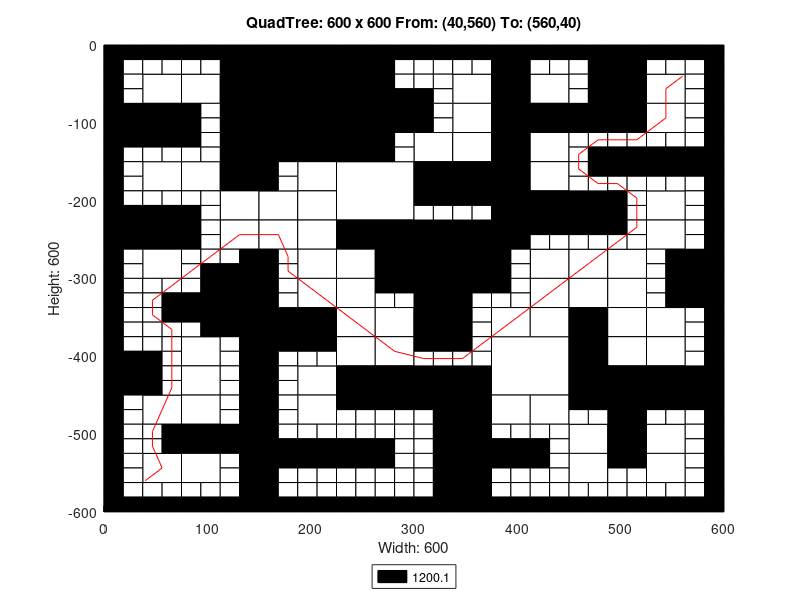

This figure's MATLAB source:
axis([0 600 -600 0]);
title('QuadTree: 600 x 600 From: (40,560) To: (560,40)');
xlabel('Width: 600');
ylabel('Height: 600');
rectangle('Position',[150 -75 75 75], 'FaceColor',[0 0 0]);
rectangle('Position',[150 -150 75 75], 'FaceColor',[0 0 0]);
rectangle('Position',[225 -225 75 75], 'FaceColor',[1 1 1]);
rectangle('Position',[300 -300 75 75], 'FaceColor',[0 0 0]);
rectangle('Position',[375 -450 75 75], 'FaceColor',[1 1 1]);
rectangle('Position',[37.5 -75 37.5 37.5], 'FaceColor',[1 1 1]);
rectangle('Position',[112.5 -37.5 37.5 37.5], 'FaceColor',[0 0 0]);
rectangle('Position',[75 -75 37.5 37.5], 'FaceColor',[1 1 1]);
rectangle('Position',[112.5 -75 37.5 37.5], 'FaceColor',[0 0 0]);
rectangle('Position',[0 -112.5 37.5 37.5], 'FaceColor',[0 0 0]);
rectangle('Position',[37.5 -112.5 37.5 37.5], 'FaceColor',[0 0 0]);
rectangle('Position',[112.5 -112.5 37.5 37.5], 'FaceColor',[0 0 0]);
rectangle('Position',[112.5 -150 37.5 37.5], 'FaceColor',[0 0 0]);
rectangle('Position',[225 -37.5 37.5 37.5], 'FaceColor',[0 0 0]);
rectangle('Position',[225 -75 37.5 37.5], 'FaceColor',[0 0 0]);
rectangle('Position',[225 -112.5 37.5 37.5], 'FaceColor',[0 0 0]);
rectangle('Position',[262.5 -112.5 37.5 37.5], 'FaceColor',[0 0 0]);
rectangle('Position',[225 -150 37.5 37.5], 'FaceColor',[0 0 0]);
rectangle('Position',[37.5 -187.5 37.5 37.5], 'FaceColor',[1 1 1]);
rectangle('Position',[75 -187.5 37.5 37.5], 'FaceColor',[1 1 1]);
rectangle('Position',[112.5 -187.5 37.5 37.5], 'FaceColor',[0 0 0]);
rectangle('Position',[112.5 -225 37.5 37.5], 'FaceColor',[1 1 1]);
rectangle('Position',[0 -262.5 37.5 37.5], 'FaceColor',[0 0 0]);
rectangle('Position',[37.5 -262.5 37.5 37.5], 'FaceColor',[0 0 0]);
rectangle('Position',[37.5 -300 37.5 37.5], 'FaceColor',[1 1 1]);
rectangle('Position',[112.5 -262.5 37.5 37.5], 'FaceColor',[1 1 1]);
rectangle('Position',[187.5 -187.5 37.5 37.5], 'FaceColor',[1 1 1]);
rectangle('Position',[150 -225 37.5 37.5], 'FaceColor',[1 1 1]);
rectangle('Position',[187.5 -225 37.5 37.5], 'FaceColor',[1 1 1]);
rectangle('Position',[150 -262.5 37.5 37.5], 'FaceColor',[1 1 1]);
rectangle('Position',[187.5 -262.5 37.5 37.5], 'FaceColor',[1 1 1]);
rectangle('Position',[187.5 -300 37.5 37.5], 'FaceColor',[1 1 1]);
rectangle('Position',[225 -262.5 37.5 37.5], 'FaceColor',[0 0 0]);
rectangle('Position',[262.5 -262.5 37.5 37.5], 'FaceColor',[0 0 0]);
rectangle('Position',[225 -300 37.5 37.5], 'FaceColor',[1 1 1]);
rectangle('Position',[262.5 -300 37.5 37.5], 'FaceColor',[0 0 0]);
rectangle('Position',[337.5 -75 37.5 37.5], 'FaceColor',[1 1 1]);
rectangle('Position',[375 -37.5 37.5 37.5], 'FaceColor',[0 0 0]);
rectangle('Position',[375 -75 37.5 37.5], 'FaceColor',[0 0 0]);
rectangle('Position',[412.5 -75 37.5 37.5], 'FaceColor',[1 1 1]);
rectangle('Position',[337.5 -112.5 37.5 37.5], 'FaceColor',[1 1 1]);
rectangle('Position',[300 -150 37.5 37.5], 'FaceColor',[1 1 1]);
rectangle('Position',[337.5 -150 37.5 37.5], 'FaceColor',[1 1 1]);
rectangle('Position',[375 -112.5 37.5 37.5], 'FaceColor',[0 0 0]);
rectangle('Position',[412.5 -112.5 37.5 37.5], 'FaceColor',[0 0 0]);
rectangle('Position',[375 -150 37.5 37.5], 'FaceColor',[0 0 0]);
rectangle('Position',[412.5 -150 37.5 37.5], 'FaceColor',[1 1 1]);
rectangle('Position',[487.5 -37.5 37.5 37.5], 'FaceColor',[0 0 0]);
rectangle('Position',[487.5 -75 37.5 37.5], 'FaceColor',[0 0 0]);
rectangle('Position',[525 -75 37.5 37.5], 'FaceColor',[1 1 1]);
rectangle('Position',[450 -112.5 37.5 37.5], 'FaceColor',[0 0 0]);
rectangle('Position',[487.5 -112.5 37.5 37.5], 'FaceColor',[0 0 0]);
rectangle('Position',[525 -112.5 37.5 37.5], 'FaceColor',[1 1 1]);
rectangle('Position',[300 -187.5 37.5 37.5], 'FaceColor',[0 0 0]);
rectangle('Position',[337.5 -187.5 37.5 37.5], 'FaceColor',[0 0 0]);
rectangle('Position',[375 -187.5 37.5 37.5], 'FaceColor',[0 0 0]);
rectangle('Position',[412.5 -187.5 37.5 37.5], 'FaceColor',[1 1 1]);
rectangle('Position',[375 -225 37.5 37.5], 'FaceColor',[0 0 0]);
rectangle('Position',[412.5 -225 37.5 37.5], 'FaceColor',[0 0 0]);
rectangle('Position',[375 -262.5 37.5 37.5], 'FaceColor',[0 0 0]);
rectangle('Position',[412.5 -300 37.5 37.5], 'FaceColor',[1 1 1]);
rectangle('Position',[450 -225 37.5 37.5], 'FaceColor',[0 0 0]);
rectangle('Position',[525 -225 37.5 37.5], 'FaceColor',[1 1 1]);
rectangle('Position',[450 -300 37.5 37.5], 'FaceColor',[1 1 1]);
rectangle('Position',[487.5 -300 37.5 37.5], 'FaceColor',[1 1 1]);
rectangle('Position',[525 -262.5 37.5 37.5], 'FaceColor',[1 1 1]);
rectangle('Position',[562.5 -300 37.5 37.5], 'FaceColor',[0 0 0]);
rectangle('Position',[112.5 -337.5 37.5 37.5], 'FaceColor',[0 0 0]);
rectangle('Position',[112.5 -375 37.5 37.5], 'FaceColor',[0 0 0]);
rectangle('Position',[0 -450 37.5 37.5], 'FaceColor',[0 0 0]);
rectangle('Position',[75 -412.5 37.5 37.5], 'FaceColor',[1 1 1]);
rectangle('Position',[75 -450 37.5 37.5], 'FaceColor',[1 1 1]);
rectangle('Position',[187.5 -337.5 37.5 37.5], 'FaceColor',[1 1 1]);
rectangle('Position',[150 -375 37.5 37.5], 'FaceColor',[0 0 0]);
rectangle('Position',[187.5 -375 37.5 37.5], 'FaceColor',[0 0 0]);
rectangle('Position',[225 -337.5 37.5 37.5], 'FaceColor',[1 1 1]);
rectangle('Position',[225 -375 37.5 37.5], 'FaceColor',[1 1 1]);
rectangle('Position',[262.5 -375 37.5 37.5], 'FaceColor',[1 1 1]);
rectangle('Position',[187.5 -450 37.5 37.5], 'FaceColor',[1 1 1]);
rectangle('Position',[225 -412.5 37.5 37.5], 'FaceColor',[1 1 1]);
rectangle('Position',[262.5 -412.5 37.5 37.5], 'FaceColor',[1 1 1]);
rectangle('Position',[225 -450 37.5 37.5], 'FaceColor',[0 0 0]);
rectangle('Position',[262.5 -450 37.5 37.5], 'FaceColor',[0 0 0]);
rectangle('Position',[37.5 -487.5 37.5 37.5], 'FaceColor',[1 1 1]);
rectangle('Position',[75 -487.5 37.5 37.5], 'FaceColor',[1 1 1]);
rectangle('Position',[75 -525 37.5 37.5], 'FaceColor',[0 0 0]);
rectangle('Position',[112.5 -525 37.5 37.5], 'FaceColor',[0 0 0]);
rectangle('Position',[37.5 -562.5 37.5 37.5], 'FaceColor',[1 1 1]);
rectangle('Position',[75 -562.5 37.5 37.5], 'FaceColor',[1 1 1]);
rectangle('Position',[187.5 -487.5 37.5 37.5], 'FaceColor',[1 1 1]);
rectangle('Position',[300 -337.5 37.5 37.5], 'FaceColor',[0 0 0]);
rectangle('Position',[300 -375 37.5 37.5], 'FaceColor',[0 0 0]);
rectangle('Position',[412.5 -337.5 37.5 37.5], 'FaceColor',[1 1 1]);
rectangle('Position',[375 -375 37.5 37.5], 'FaceColor',[1 1 1]);
rectangle('Position',[412.5 -375 37.5 37.5], 'FaceColor',[1 1 1]);
rectangle('Position',[300 -450 37.5 37.5], 'FaceColor',[0 0 0]);
rectangle('Position',[337.5 -450 37.5 37.5], 'FaceColor',[0 0 0]);
rectangle('Position',[450 -337.5 37.5 37.5], 'FaceColor',[1 1 1]);
rectangle('Position',[487.5 -337.5 37.5 37.5], 'FaceColor',[1 1 1]);
rectangle('Position',[450 -375 37.5 37.5], 'FaceColor',[0 0 0]);
rectangle('Position',[487.5 -375 37.5 37.5], 'FaceColor',[1 1 1]);
rectangle('Position',[562.5 -337.5 37.5 37.5], 'FaceColor',[0 0 0]);
rectangle('Position',[525 -375 37.5 37.5], 'FaceColor',[1 1 1]);
rectangle('Position',[450 -412.5 37.5 37.5], 'FaceColor',[0 0 0]);
rectangle('Position',[487.5 -412.5 37.5 37.5], 'FaceColor',[1 1 1]);
rectangle('Position',[450 -450 37.5 37.5], 'FaceColor',[0 0 0]);
rectangle('Position',[487.5 -450 37.5 37.5], 'FaceColor',[0 0 0]);
rectangle('Position',[525 -412.5 37.5 37.5], 'FaceColor',[1 1 1]);
rectangle('Position',[525 -450 37.5 37.5], 'FaceColor',[0 0 0]);
rectangle('Position',[562.5 -450 37.5 37.5], 'FaceColor',[0 0 0]);
rectangle('Position',[337.5 -487.5 37.5 37.5], 'FaceColor',[0 0 0]);
rectangle('Position',[337.5 -525 37.5 37.5], 'FaceColor',[0 0 0]);
rectangle('Position',[375 -487.5 37.5 37.5], 'FaceColor',[1 1 1]);
rectangle('Position',[412.5 -487.5 37.5 37.5], 'FaceColor',[1 1 1]);
rectangle('Position',[337.5 -562.5 37.5 37.5], 'FaceColor',[0 0 0]);
rectangle('Position',[337.5 -600 37.5 37.5], 'FaceColor',[0 0 0]);
rectangle('Position',[487.5 -487.5 37.5 37.5], 'FaceColor',[0 0 0]);
rectangle('Position',[450 -525 37.5 37.5], 'FaceColor',[1 1 1]);
rectangle('Position',[487.5 -525 37.5 37.5], 'FaceColor',[0 0 0]);
rectangle('Position',[525 -525 37.5 37.5], 'FaceColor',[1 1 1]);
rectangle('Position',[450 -562.5 37.5 37.5], 'FaceColor',[1 1 1]);
rectangle('Position',[525 -562.5 37.5 37.5], 'FaceColor',[1 1 1]);
rectangle('Position',[0 -18.75 18.75 18.75], 'FaceColor',[0 0 0]);
rectangle('Position',[18.75 -18.75 18.75 18.75], 'FaceColor',[0 0 0]);
rectangle('Position',[0 -37.5 18.75 18.75], 'FaceColor',[0 0 0]);
rectangle('Position',[18.75 -37.5 18.75 18.75], 'FaceColor',[1 1 1]);
rectangle('Position',[37.5 -18.75 18.75 18.75], 'FaceColor',[0 0 0]);
rectangle('Position',[56.25 -18.75 18.75 18.75], 'FaceColor',[0 0 0]);
rectangle('Position',[37.5 -37.5 18.75 18.75], 'FaceColor',[1 1 1]);
rectangle('Position',[56.25 -37.5 18.75 18.75], 'FaceColor',[1 1 1]);
rectangle('Position',[0 -56.25 18.75 18.75], 'FaceColor',[0 0 0]);
rectangle('Position',[18.75 -56.25 18.75 18.75], 'FaceColor',[1 1 1]);
rectangle('Position',[0 -75 18.75 18.75], 'FaceColor',[0 0 0]);
rectangle('Position',[18.75 -75 18.75 18.75], 'FaceColor',[1 1 1]);
rectangle('Position',[75 -18.75 18.75 18.75], 'FaceColor',[0 0 0]);
rectangle('Position',[93.75 -18.75 18.75 18.75], 'FaceColor',[0 0 0]);
rectangle('Position',[75 -37.5 18.75 18.75], 'FaceColor',[1 1 1]);
rectangle('Position',[93.75 -37.5 18.75 18.75], 'FaceColor',[1 1 1]);
rectangle('Position',[0 -131.25 18.75 18.75], 'FaceColor',[0 0 0]);
rectangle('Position',[18.75 -131.25 18.75 18.75], 'FaceColor',[0 0 0]);
rectangle('Position',[0 -150 18.75 18.75], 'FaceColor',[0 0 0]);
rectangle('Position',[18.75 -150 18.75 18.75], 'FaceColor',[1 1 1]);
rectangle('Position',[37.5 -131.25 18.75 18.75], 'FaceColor',[0 0 0]);
rectangle('Position',[56.25 -131.25 18.75 18.75], 'FaceColor',[0 0 0]);
rectangle('Position',[37.5 -150 18.75 18.75], 'FaceColor',[1 1 1]);
rectangle('Position',[56.25 -150 18.75 18.75], 'FaceColor',[1 1 1]);
rectangle('Position',[75 -93.75 18.75 18.75], 'FaceColor',[0 0 0]);
rectangle('Position',[93.75 -93.75 18.75 18.75], 'FaceColor',[1 1 1]);
rectangle('Position',[75 -112.5 18.75 18.75], 'FaceColor',[0 0 0]);
rectangle('Position',[93.75 -112.5 18.75 18.75], 'FaceColor',[1 1 1]);
rectangle('Position',[75 -131.25 18.75 18.75], 'FaceColor',[0 0 0]);
rectangle('Position',[93.75 -131.25 18.75 18.75], 'FaceColor',[1 1 1]);
rectangle('Position',[75 -150 18.75 18.75], 'FaceColor',[1 1 1]);
rectangle('Position',[93.75 -150 18.75 18.75], 'FaceColor',[1 1 1]);
rectangle('Position',[262.5 -18.75 18.75 18.75], 'FaceColor',[0 0 0]);
rectangle('Position',[281.25 -18.75 18.75 18.75], 'FaceColor',[0 0 0]);
rectangle('Position',[262.5 -37.5 18.75 18.75], 'FaceColor',[0 0 0]);
rectangle('Position',[281.25 -37.5 18.75 18.75], 'FaceColor',[1 1 1]);
rectangle('Position',[262.5 -56.25 18.75 18.75], 'FaceColor',[0 0 0]);
rectangle('Position',[281.25 -56.25 18.75 18.75], 'FaceColor',[1 1 1]);
rectangle('Position',[262.5 -75 18.75 18.75], 'FaceColor',[0 0 0]);
rectangle('Position',[281.25 -75 18.75 18.75], 'FaceColor',[0 0 0]);
rectangle('Position',[262.5 -131.25 18.75 18.75], 'FaceColor',[0 0 0]);
rectangle('Position',[281.25 -131.25 18.75 18.75], 'FaceColor',[1 1 1]);
rectangle('Position',[262.5 -150 18.75 18.75], 'FaceColor',[0 0 0]);
rectangle('Position',[281.25 -150 18.75 18.75], 'FaceColor',[1 1 1]);
rectangle('Position',[0 -168.75 18.75 18.75], 'FaceColor',[0 0 0]);
rectangle('Position',[18.75 -168.75 18.75 18.75], 'FaceColor',[1 1 1]);
rectangle('Position',[0 -187.5 18.75 18.75], 'FaceColor',[0 0 0]);
rectangle('Position',[18.75 -187.5 18.75 18.75], 'FaceColor',[1 1 1]);
rectangle('Position',[0 -206.25 18.75 18.75], 'FaceColor',[0 0 0]);
rectangle('Position',[18.75 -206.25 18.75 18.75], 'FaceColor',[1 1 1]);
rectangle('Position',[0 -225 18.75 18.75], 'FaceColor',[0 0 0]);
rectangle('Position',[18.75 -225 18.75 18.75], 'FaceColor',[0 0 0]);
rectangle('Position',[37.5 -206.25 18.75 18.75], 'FaceColor',[1 1 1]);
rectangle('Position',[56.25 -206.25 18.75 18.75], 'FaceColor',[1 1 1]);
rectangle('Position',[37.5 -225 18.75 18.75], 'FaceColor',[0 0 0]);
rectangle('Position',[56.25 -225 18.75 18.75], 'FaceColor',[0 0 0]);
rectangle('Position',[75 -206.25 18.75 18.75], 'FaceColor',[1 1 1]);
rectangle('Position',[93.75 -206.25 18.75 18.75], 'FaceColor',[1 1 1]);
rectangle('Position',[75 -225 18.75 18.75], 'FaceColor',[0 0 0]);
rectangle('Position',[93.75 -225 18.75 18.75], 'FaceColor',[1 1 1]);
rectangle('Position',[0 -281.25 18.75 18.75], 'FaceColor',[0 0 0]);
rectangle('Position',[18.75 -281.25 18.75 18.75], 'FaceColor',[1 1 1]);
rectangle('Position',[0 -300 18.75 18.75], 'FaceColor',[0 0 0]);
rectangle('Position',[18.75 -300 18.75 18.75], 'FaceColor',[1 1 1]);
rectangle('Position',[75 -243.75 18.75 18.75], 'FaceColor',[0 0 0]);
rectangle('Position',[93.75 -243.75 18.75 18.75], 'FaceColor',[1 1 1]);
rectangle('Position',[75 -262.5 18.75 18.75], 'FaceColor',[0 0 0]);
rectangle('Position',[93.75 -262.5 18.75 18.75], 'FaceColor',[1 1 1]);
rectangle('Position',[75 -281.25 18.75 18.75], 'FaceColor',[1 1 1]);
rectangle('Position',[93.75 -281.25 18.75 18.75], 'FaceColor',[1 1 1]);
rectangle('Position',[75 -300 18.75 18.75], 'FaceColor',[1 1 1]);
rectangle('Position',[93.75 -300 18.75 18.75], 'FaceColor',[0 0 0]);
rectangle('Position',[112.5 -281.25 18.75 18.75], 'FaceColor',[1 1 1]);
rectangle('Position',[131.25 -281.25 18.75 18.75], 'FaceColor',[0 0 0]);
rectangle('Position',[112.5 -300 18.75 18.75], 'FaceColor',[0 0 0]);
rectangle('Position',[131.25 -300 18.75 18.75], 'FaceColor',[0 0 0]);
rectangle('Position',[150 -168.75 18.75 18.75], 'FaceColor',[0 0 0]);
rectangle('Position',[168.75 -168.75 18.75 18.75], 'FaceColor',[1 1 1]);
rectangle('Position',[150 -187.5 18.75 18.75], 'FaceColor',[0 0 0]);
rectangle('Position',[168.75 -187.5 18.75 18.75], 'FaceColor',[1 1 1]);
rectangle('Position',[150 -281.25 18.75 18.75], 'FaceColor',[0 0 0]);
rectangle('Position',[168.75 -281.25 18.75 18.75], 'FaceColor',[1 1 1]);
rectangle('Position',[150 -300 18.75 18.75], 'FaceColor',[0 0 0]);
rectangle('Position',[168.75 -300 18.75 18.75], 'FaceColor',[1 1 1]);
rectangle('Position',[300 -18.75 18.75 18.75], 'FaceColor',[0 0 0]);
rectangle('Position',[318.75 -18.75 18.75 18.75], 'FaceColor',[0 0 0]);
rectangle('Position',[300 -37.5 18.75 18.75], 'FaceColor',[1 1 1]);
rectangle('Position',[318.75 -37.5 18.75 18.75], 'FaceColor',[1 1 1]);
rectangle('Position',[337.5 -18.75 18.75 18.75], 'FaceColor',[0 0 0]);
rectangle('Position',[356.25 -18.75 18.75 18.75], 'FaceColor',[0 0 0]);
rectangle('Position',[337.5 -37.5 18.75 18.75], 'FaceColor',[1 1 1]);
rectangle('Position',[356.25 -37.5 18.75 18.75], 'FaceColor',[1 1 1]);
rectangle('Position',[300 -56.25 18.75 18.75], 'FaceColor',[1 1 1]);
rectangle('Position',[318.75 -56.25 18.75 18.75], 'FaceColor',[1 1 1]);
rectangle('Position',[300 -75 18.75 18.75], 'FaceColor',[0 0 0]);
rectangle('Position',[318.75 -75 18.75 18.75], 'FaceColor',[1 1 1]);
rectangle('Position',[412.5 -18.75 18.75 18.75], 'FaceColor',[0 0 0]);
rectangle('Position',[431.25 -18.75 18.75 18.75], 'FaceColor',[0 0 0]);
rectangle('Position',[412.5 -37.5 18.75 18.75], 'FaceColor',[1 1 1]);
rectangle('Position',[431.25 -37.5 18.75 18.75], 'FaceColor',[1 1 1]);
rectangle('Position',[300 -93.75 18.75 18.75], 'FaceColor',[0 0 0]);
rectangle('Position',[318.75 -93.75 18.75 18.75], 'FaceColor',[1 1 1]);
rectangle('Position',[300 -112.5 18.75 18.75], 'FaceColor',[0 0 0]);
rectangle('Position',[318.75 -112.5 18.75 18.75], 'FaceColor',[1 1 1]);
rectangle('Position',[450 -18.75 18.75 18.75], 'FaceColor',[0 0 0]);
rectangle('Position',[468.75 -18.75 18.75 18.75], 'FaceColor',[0 0 0]);
rectangle('Position',[450 -37.5 18.75 18.75], 'FaceColor',[1 1 1]);
rectangle('Position',[468.75 -37.5 18.75 18.75], 'FaceColor',[0 0 0]);
rectangle('Position',[450 -56.25 18.75 18.75], 'FaceColor',[1 1 1]);
rectangle('Position',[468.75 -56.25 18.75 18.75], 'FaceColor',[0 0 0]);
rectangle('Position',[450 -75 18.75 18.75], 'FaceColor',[1 1 1]);
rectangle('Position',[468.75 -75 18.75 18.75], 'FaceColor',[0 0 0]);
rectangle('Position',[525 -18.75 18.75 18.75], 'FaceColor',[0 0 0]);
rectangle('Position',[543.75 -18.75 18.75 18.75], 'FaceColor',[0 0 0]);
rectangle('Position',[525 -37.5 18.75 18.75], 'FaceColor',[1 1 1]);
rectangle('Position',[543.75 -37.5 18.75 18.75], 'FaceColor',[1 1 1]);
rectangle('Position',[562.5 -18.75 18.75 18.75], 'FaceColor',[0 0 0]);
rectangle('Position',[581.25 -18.75 18.75 18.75], 'FaceColor',[0 0 0]);
rectangle('Position',[562.5 -37.5 18.75 18.75], 'FaceColor',[1 1 1]);
rectangle('Position',[581.25 -37.5 18.75 18.75], 'FaceColor',[0 0 0]);
rectangle('Position',[562.5 -56.25 18.75 18.75], 'FaceColor',[1 1 1]);
rectangle('Position',[581.25 -56.25 18.75 18.75], 'FaceColor',[0 0 0]);
rectangle('Position',[562.5 -75 18.75 18.75], 'FaceColor',[1 1 1]);
rectangle('Position',[581.25 -75 18.75 18.75], 'FaceColor',[0 0 0]);
rectangle('Position',[450 -131.25 18.75 18.75], 'FaceColor',[1 1 1]);
rectangle('Position',[468.75 -131.25 18.75 18.75], 'FaceColor',[1 1 1]);
rectangle('Position',[450 -150 18.75 18.75], 'FaceColor',[1 1 1]);
rectangle('Position',[468.75 -150 18.75 18.75], 'FaceColor',[0 0 0]);
rectangle('Position',[487.5 -131.25 18.75 18.75], 'FaceColor',[1 1 1]);
rectangle('Position',[506.25 -131.25 18.75 18.75], 'FaceColor',[1 1 1]);
rectangle('Position',[487.5 -150 18.75 18.75], 'FaceColor',[0 0 0]);
rectangle('Position',[506.25 -150 18.75 18.75], 'FaceColor',[0 0 0]);
rectangle('Position',[562.5 -93.75 18.75 18.75], 'FaceColor',[1 1 1]);
rectangle('Position',[581.25 -93.75 18.75 18.75], 'FaceColor',[0 0 0]);
rectangle('Position',[562.5 -112.5 18.75 18.75], 'FaceColor',[1 1 1]);
rectangle('Position',[581.25 -112.5 18.75 18.75], 'FaceColor',[0 0 0]);
rectangle('Position',[525 -131.25 18.75 18.75], 'FaceColor',[1 1 1]);
rectangle('Position',[543.75 -131.25 18.75 18.75], 'FaceColor',[1 1 1]);
rectangle('Position',[525 -150 18.75 18.75], 'FaceColor',[0 0 0]);
rectangle('Position',[543.75 -150 18.75 18.75], 'FaceColor',[0 0 0]);
rectangle('Position',[562.5 -131.25 18.75 18.75], 'FaceColor',[1 1 1]);
rectangle('Position',[581.25 -131.25 18.75 18.75], 'FaceColor',[0 0 0]);
rectangle('Position',[562.5 -150 18.75 18.75], 'FaceColor',[0 0 0]);
rectangle('Position',[581.25 -150 18.75 18.75], 'FaceColor',[0 0 0]);
rectangle('Position',[300 -206.25 18.75 18.75], 'FaceColor',[0 0 0]);
rectangle('Position',[318.75 -206.25 18.75 18.75], 'FaceColor',[0 0 0]);
rectangle('Position',[300 -225 18.75 18.75], 'FaceColor',[1 1 1]);
rectangle('Position',[318.75 -225 18.75 18.75], 'FaceColor',[1 1 1]);
rectangle('Position',[337.5 -206.25 18.75 18.75], 'FaceColor',[0 0 0]);
rectangle('Position',[356.25 -206.25 18.75 18.75], 'FaceColor',[0 0 0]);
rectangle('Position',[337.5 -225 18.75 18.75], 'FaceColor',[1 1 1]);
rectangle('Position',[356.25 -225 18.75 18.75], 'FaceColor',[1 1 1]);
rectangle('Position',[412.5 -243.75 18.75 18.75], 'FaceColor',[0 0 0]);
rectangle('Position',[431.25 -243.75 18.75 18.75], 'FaceColor',[0 0 0]);
rectangle('Position',[412.5 -262.5 18.75 18.75], 'FaceColor',[1 1 1]);
rectangle('Position',[431.25 -262.5 18.75 18.75], 'FaceColor',[1 1 1]);
rectangle('Position',[375 -281.25 18.75 18.75], 'FaceColor',[0 0 0]);
rectangle('Position',[393.75 -281.25 18.75 18.75], 'FaceColor',[1 1 1]);
rectangle('Position',[375 -300 18.75 18.75], 'FaceColor',[0 0 0]);
rectangle('Position',[393.75 -300 18.75 18.75], 'FaceColor',[1 1 1]);
rectangle('Position',[450 -168.75 18.75 18.75], 'FaceColor',[1 1 1]);
rectangle('Position',[468.75 -168.75 18.75 18.75], 'FaceColor',[0 0 0]);
rectangle('Position',[450 -187.5 18.75 18.75], 'FaceColor',[1 1 1]);
rectangle('Position',[468.75 -187.5 18.75 18.75], 'FaceColor',[1 1 1]);
rectangle('Position',[487.5 -168.75 18.75 18.75], 'FaceColor',[0 0 0]);
rectangle('Position',[506.25 -168.75 18.75 18.75], 'FaceColor',[0 0 0]);
rectangle('Position',[487.5 -187.5 18.75 18.75], 'FaceColor',[1 1 1]);
rectangle('Position',[506.25 -187.5 18.75 18.75], 'FaceColor',[1 1 1]);
rectangle('Position',[487.5 -206.25 18.75 18.75], 'FaceColor',[0 0 0]);
rectangle('Position',[506.25 -206.25 18.75 18.75], 'FaceColor',[1 1 1]);
rectangle('Position',[487.5 -225 18.75 18.75], 'FaceColor',[0 0 0]);
rectangle('Position',[506.25 -225 18.75 18.75], 'FaceColor',[1 1 1]);
rectangle('Position',[525 -168.75 18.75 18.75], 'FaceColor',[0 0 0]);
rectangle('Position',[543.75 -168.75 18.75 18.75], 'FaceColor',[0 0 0]);
rectangle('Position',[525 -187.5 18.75 18.75], 'FaceColor',[1 1 1]);
rectangle('Position',[543.75 -187.5 18.75 18.75], 'FaceColor',[1 1 1]);
rectangle('Position',[562.5 -168.75 18.75 18.75], 'FaceColor',[0 0 0]);
rectangle('Position',[581.25 -168.75 18.75 18.75], 'FaceColor',[0 0 0]);
rectangle('Position',[562.5 -187.5 18.75 18.75], 'FaceColor',[1 1 1]);
rectangle('Position',[581.25 -187.5 18.75 18.75], 'FaceColor',[0 0 0]);
rectangle('Position',[562.5 -206.25 18.75 18.75], 'FaceColor',[1 1 1]);
rectangle('Position',[581.25 -206.25 18.75 18.75], 'FaceColor',[0 0 0]);
rectangle('Position',[562.5 -225 18.75 18.75], 'FaceColor',[1 1 1]);
rectangle('Position',[581.25 -225 18.75 18.75], 'FaceColor',[0 0 0]);
rectangle('Position',[450 -243.75 18.75 18.75], 'FaceColor',[0 0 0]);
rectangle('Position',[468.75 -243.75 18.75 18.75], 'FaceColor',[0 0 0]);
rectangle('Position',[450 -262.5 18.75 18.75], 'FaceColor',[1 1 1]);
rectangle('Position',[468.75 -262.5 18.75 18.75], 'FaceColor',[1 1 1]);
rectangle('Position',[487.5 -243.75 18.75 18.75], 'FaceColor',[0 0 0]);
rectangle('Position',[506.25 -243.75 18.75 18.75], 'FaceColor',[1 1 1]);
rectangle('Position',[487.5 -262.5 18.75 18.75], 'FaceColor',[1 1 1]);
rectangle('Position',[506.25 -262.5 18.75 18.75], 'FaceColor',[1 1 1]);
rectangle('Position',[562.5 -243.75 18.75 18.75], 'FaceColor',[1 1 1]);
rectangle('Position',[581.25 -243.75 18.75 18.75], 'FaceColor',[0 0 0]);
rectangle('Position',[562.5 -262.5 18.75 18.75], 'FaceColor',[1 1 1]);
rectangle('Position',[581.25 -262.5 18.75 18.75], 'FaceColor',[0 0 0]);
rectangle('Position',[525 -281.25 18.75 18.75], 'FaceColor',[1 1 1]);
rectangle('Position',[543.75 -281.25 18.75 18.75], 'FaceColor',[0 0 0]);
rectangle('Position',[525 -300 18.75 18.75], 'FaceColor',[1 1 1]);
rectangle('Position',[543.75 -300 18.75 18.75], 'FaceColor',[0 0 0]);
rectangle('Position',[0 -318.75 18.75 18.75], 'FaceColor',[0 0 0]);
rectangle('Position',[18.75 -318.75 18.75 18.75], 'FaceColor',[1 1 1]);
rectangle('Position',[0 -337.5 18.75 18.75], 'FaceColor',[0 0 0]);
rectangle('Position',[18.75 -337.5 18.75 18.75], 'FaceColor',[1 1 1]);
rectangle('Position',[37.5 -318.75 18.75 18.75], 'FaceColor',[1 1 1]);
rectangle('Position',[56.25 -318.75 18.75 18.75], 'FaceColor',[1 1 1]);
rectangle('Position',[37.5 -337.5 18.75 18.75], 'FaceColor',[1 1 1]);
rectangle('Position',[56.25 -337.5 18.75 18.75], 'FaceColor',[0 0 0]);
rectangle('Position',[0 -356.25 18.75 18.75], 'FaceColor',[0 0 0]);
rectangle('Position',[18.75 -356.25 18.75 18.75], 'FaceColor',[1 1 1]);
rectangle('Position',[0 -375 18.75 18.75], 'FaceColor',[0 0 0]);
rectangle('Position',[18.75 -375 18.75 18.75], 'FaceColor',[1 1 1]);
rectangle('Position',[37.5 -356.25 18.75 18.75], 'FaceColor',[1 1 1]);
rectangle('Position',[56.25 -356.25 18.75 18.75], 'FaceColor',[0 0 0]);
rectangle('Position',[37.5 -375 18.75 18.75], 'FaceColor',[1 1 1]);
rectangle('Position',[56.25 -375 18.75 18.75], 'FaceColor',[1 1 1]);
rectangle('Position',[75 -318.75 18.75 18.75], 'FaceColor',[1 1 1]);
rectangle('Position',[93.75 -318.75 18.75 18.75], 'FaceColor',[0 0 0]);
rectangle('Position',[75 -337.5 18.75 18.75], 'FaceColor',[0 0 0]);
rectangle('Position',[93.75 -337.5 18.75 18.75], 'FaceColor',[0 0 0]);
rectangle('Position',[75 -356.25 18.75 18.75], 'FaceColor',[0 0 0]);
rectangle('Position',[93.75 -356.25 18.75 18.75], 'FaceColor',[0 0 0]);
rectangle('Position',[75 -375 18.75 18.75], 'FaceColor',[1 1 1]);
rectangle('Position',[93.75 -375 18.75 18.75], 'FaceColor',[0 0 0]);
rectangle('Position',[0 -393.75 18.75 18.75], 'FaceColor',[0 0 0]);
rectangle('Position',[18.75 -393.75 18.75 18.75], 'FaceColor',[1 1 1]);
rectangle('Position',[0 -412.5 18.75 18.75], 'FaceColor',[0 0 0]);
rectangle('Position',[18.75 -412.5 18.75 18.75], 'FaceColor',[0 0 0]);
rectangle('Position',[37.5 -393.75 18.75 18.75], 'FaceColor',[1 1 1]);
rectangle('Position',[56.25 -393.75 18.75 18.75], 'FaceColor',[1 1 1]);
rectangle('Position',[37.5 -412.5 18.75 18.75], 'FaceColor',[0 0 0]);
rectangle('Position',[56.25 -412.5 18.75 18.75], 'FaceColor',[1 1 1]);
rectangle('Position',[37.5 -431.25 18.75 18.75], 'FaceColor',[0 0 0]);
rectangle('Position',[56.25 -431.25 18.75 18.75], 'FaceColor',[1 1 1]);
rectangle('Position',[37.5 -450 18.75 18.75], 'FaceColor',[0 0 0]);
rectangle('Position',[56.25 -450 18.75 18.75], 'FaceColor',[1 1 1]);
rectangle('Position',[112.5 -393.75 18.75 18.75], 'FaceColor',[1 1 1]);
rectangle('Position',[131.25 -393.75 18.75 18.75], 'FaceColor',[0 0 0]);
rectangle('Position',[112.5 -412.5 18.75 18.75], 'FaceColor',[1 1 1]);
rectangle('Position',[131.25 -412.5 18.75 18.75], 'FaceColor',[0 0 0]);
rectangle('Position',[112.5 -431.25 18.75 18.75], 'FaceColor',[1 1 1]);
rectangle('Position',[131.25 -431.25 18.75 18.75], 'FaceColor',[0 0 0]);
rectangle('Position',[112.5 -450 18.75 18.75], 'FaceColor',[1 1 1]);
rectangle('Position',[131.25 -450 18.75 18.75], 'FaceColor',[0 0 0]);
rectangle('Position',[150 -318.75 18.75 18.75], 'FaceColor',[0 0 0]);
rectangle('Position',[168.75 -318.75 18.75 18.75], 'FaceColor',[1 1 1]);
rectangle('Position',[150 -337.5 18.75 18.75], 'FaceColor',[0 0 0]);
rectangle('Position',[168.75 -337.5 18.75 18.75], 'FaceColor',[1 1 1]);
rectangle('Position',[262.5 -318.75 18.75 18.75], 'FaceColor',[0 0 0]);
rectangle('Position',[281.25 -318.75 18.75 18.75], 'FaceColor',[0 0 0]);
rectangle('Position',[262.5 -337.5 18.75 18.75], 'FaceColor',[1 1 1]);
rectangle('Position',[281.25 -337.5 18.75 18.75], 'FaceColor',[1 1 1]);
rectangle('Position',[150 -393.75 18.75 18.75], 'FaceColor',[0 0 0]);
rectangle('Position',[168.75 -393.75 18.75 18.75], 'FaceColor',[0 0 0]);
rectangle('Position',[150 -412.5 18.75 18.75], 'FaceColor',[0 0 0]);
rectangle('Position',[168.75 -412.5 18.75 18.75], 'FaceColor',[1 1 1]);
rectangle('Position',[187.5 -393.75 18.75 18.75], 'FaceColor',[0 0 0]);
rectangle('Position',[206.25 -393.75 18.75 18.75], 'FaceColor',[0 0 0]);
rectangle('Position',[187.5 -412.5 18.75 18.75], 'FaceColor',[1 1 1]);
rectangle('Position',[206.25 -412.5 18.75 18.75], 'FaceColor',[1 1 1]);
rectangle('Position',[150 -431.25 18.75 18.75], 'FaceColor',[0 0 0]);
rectangle('Position',[168.75 -431.25 18.75 18.75], 'FaceColor',[1 1 1]);
rectangle('Position',[150 -450 18.75 18.75], 'FaceColor',[0 0 0]);
rectangle('Position',[168.75 -450 18.75 18.75], 'FaceColor',[1 1 1]);
rectangle('Position',[0 -468.75 18.75 18.75], 'FaceColor',[0 0 0]);
rectangle('Position',[18.75 -468.75 18.75 18.75], 'FaceColor',[1 1 1]);
rectangle('Position',[0 -487.5 18.75 18.75], 'FaceColor',[0 0 0]);
rectangle('Position',[18.75 -487.5 18.75 18.75], 'FaceColor',[1 1 1]);
rectangle('Position',[0 -506.25 18.75 18.75], 'FaceColor',[0 0 0]);
rectangle('Position',[18.75 -506.25 18.75 18.75], 'FaceColor',[1 1 1]);
rectangle('Position',[0 -525 18.75 18.75], 'FaceColor',[0 0 0]);
rectangle('Position',[18.75 -525 18.75 18.75], 'FaceColor',[1 1 1]);
rectangle('Position',[37.5 -506.25 18.75 18.75], 'FaceColor',[1 1 1]);
rectangle('Position',[56.25 -506.25 18.75 18.75], 'FaceColor',[0 0 0]);
rectangle('Position',[37.5 -525 18.75 18.75], 'FaceColor',[1 1 1]);
rectangle('Position',[56.25 -525 18.75 18.75], 'FaceColor',[0 0 0]);
rectangle('Position',[112.5 -468.75 18.75 18.75], 'FaceColor',[1 1 1]);
rectangle('Position',[131.25 -468.75 18.75 18.75], 'FaceColor',[0 0 0]);
rectangle('Position',[112.5 -487.5 18.75 18.75], 'FaceColor',[1 1 1]);
rectangle('Position',[131.25 -487.5 18.75 18.75], 'FaceColor',[0 0 0]);
rectangle('Position',[0 -543.75 18.75 18.75], 'FaceColor',[0 0 0]);
rectangle('Position',[18.75 -543.75 18.75 18.75], 'FaceColor',[1 1 1]);
rectangle('Position',[0 -562.5 18.75 18.75], 'FaceColor',[0 0 0]);
rectangle('Position',[18.75 -562.5 18.75 18.75], 'FaceColor',[1 1 1]);
rectangle('Position',[0 -581.25 18.75 18.75], 'FaceColor',[0 0 0]);
rectangle('Position',[18.75 -581.25 18.75 18.75], 'FaceColor',[1 1 1]);
rectangle('Position',[0 -600 18.75 18.75], 'FaceColor',[0 0 0]);
rectangle('Position',[18.75 -600 18.75 18.75], 'FaceColor',[0 0 0]);
rectangle('Position',[37.5 -581.25 18.75 18.75], 'FaceColor',[1 1 1]);
rectangle('Position',[56.25 -581.25 18.75 18.75], 'FaceColor',[1 1 1]);
rectangle('Position',[37.5 -600 18.75 18.75], 'FaceColor',[0 0 0]);
rectangle('Position',[56.25 -600 18.75 18.75], 'FaceColor',[0 0 0]);
rectangle('Position',[112.5 -543.75 18.75 18.75], 'FaceColor',[1 1 1]);
rectangle('Position',[131.25 -543.75 18.75 18.75], 'FaceColor',[0 0 0]);
rectangle('Position',[112.5 -562.5 18.75 18.75], 'FaceColor',[1 1 1]);
rectangle('Position',[131.25 -562.5 18.75 18.75], 'FaceColor',[0 0 0]);
rectangle('Position',[75 -581.25 18.75 18.75], 'FaceColor',[1 1 1]);
rectangle('Position',[93.75 -581.25 18.75 18.75], 'FaceColor',[1 1 1]);
rectangle('Position',[75 -600 18.75 18.75], 'FaceColor',[0 0 0]);
rectangle('Position',[93.75 -600 18.75 18.75], 'FaceColor',[0 0 0]);
rectangle('Position',[112.5 -581.25 18.75 18.75], 'FaceColor',[1 1 1]);
rectangle('Position',[131.25 -581.25 18.75 18.75], 'FaceColor',[0 0 0]);
rectangle('Position',[112.5 -600 18.75 18.75], 'FaceColor',[0 0 0]);
rectangle('Position',[131.25 -600 18.75 18.75], 'FaceColor',[0 0 0]);
rectangle('Position',[150 -468.75 18.75 18.75], 'FaceColor',[0 0 0]);
rectangle('Position',[168.75 -468.75 18.75 18.75], 'FaceColor',[1 1 1]);
rectangle('Position',[150 -487.5 18.75 18.75], 'FaceColor',[0 0 0]);
rectangle('Position',[168.75 -487.5 18.75 18.75], 'FaceColor',[1 1 1]);
rectangle('Position',[150 -506.25 18.75 18.75], 'FaceColor',[0 0 0]);
rectangle('Position',[168.75 -506.25 18.75 18.75], 'FaceColor',[1 1 1]);
rectangle('Position',[150 -525 18.75 18.75], 'FaceColor',[0 0 0]);
rectangle('Position',[168.75 -525 18.75 18.75], 'FaceColor',[0 0 0]);
rectangle('Position',[187.5 -506.25 18.75 18.75], 'FaceColor',[1 1 1]);
rectangle('Position',[206.25 -506.25 18.75 18.75], 'FaceColor',[1 1 1]);
rectangle('Position',[187.5 -525 18.75 18.75], 'FaceColor',[0 0 0]);
rectangle('Position',[206.25 -525 18.75 18.75], 'FaceColor',[0 0 0]);
rectangle('Position',[225 -468.75 18.75 18.75], 'FaceColor',[0 0 0]);
rectangle('Position',[243.75 -468.75 18.75 18.75], 'FaceColor',[0 0 0]);
rectangle('Position',[225 -487.5 18.75 18.75], 'FaceColor',[1 1 1]);
rectangle('Position',[243.75 -487.5 18.75 18.75], 'FaceColor',[1 1 1]);
rectangle('Position',[262.5 -468.75 18.75 18.75], 'FaceColor',[0 0 0]);
rectangle('Position',[281.25 -468.75 18.75 18.75], 'FaceColor',[0 0 0]);
rectangle('Position',[262.5 -487.5 18.75 18.75], 'FaceColor',[1 1 1]);
rectangle('Position',[281.25 -487.5 18.75 18.75], 'FaceColor',[1 1 1]);
rectangle('Position',[225 -506.25 18.75 18.75], 'FaceColor',[1 1 1]);
rectangle('Position',[243.75 -506.25 18.75 18.75], 'FaceColor',[1 1 1]);
rectangle('Position',[225 -525 18.75 18.75], 'FaceColor',[0 0 0]);
rectangle('Position',[243.75 -525 18.75 18.75], 'FaceColor',[0 0 0]);
rectangle('Position',[262.5 -506.25 18.75 18.75], 'FaceColor',[1 1 1]);
rectangle('Position',[281.25 -506.25 18.75 18.75], 'FaceColor',[1 1 1]);
rectangle('Position',[262.5 -525 18.75 18.75], 'FaceColor',[0 0 0]);
rectangle('Position',[281.25 -525 18.75 18.75], 'FaceColor',[1 1 1]);
rectangle('Position',[150 -543.75 18.75 18.75], 'FaceColor',[0 0 0]);
rectangle('Position',[168.75 -543.75 18.75 18.75], 'FaceColor',[0 0 0]);
rectangle('Position',[150 -562.5 18.75 18.75], 'FaceColor',[0 0 0]);
rectangle('Position',[168.75 -562.5 18.75 18.75], 'FaceColor',[1 1 1]);
rectangle('Position',[187.5 -543.75 18.75 18.75], 'FaceColor',[0 0 0]);
rectangle('Position',[206.25 -543.75 18.75 18.75], 'FaceColor',[0 0 0]);
rectangle('Position',[187.5 -562.5 18.75 18.75], 'FaceColor',[1 1 1]);
rectangle('Position',[206.25 -562.5 18.75 18.75], 'FaceColor',[1 1 1]);
rectangle('Position',[150 -581.25 18.75 18.75], 'FaceColor',[0 0 0]);
rectangle('Position',[168.75 -581.25 18.75 18.75], 'FaceColor',[1 1 1]);
rectangle('Position',[150 -600 18.75 18.75], 'FaceColor',[0 0 0]);
rectangle('Position',[168.75 -600 18.75 18.75], 'FaceColor',[0 0 0]);
rectangle('Position',[187.5 -581.25 18.75 18.75], 'FaceColor',[1 1 1]);
rectangle('Position',[206.25 -581.25 18.75 18.75], 'FaceColor',[1 1 1]);
rectangle('Position',[187.5 -600 18.75 18.75], 'FaceColor',[0 0 0]);
rectangle('Position',[206.25 -600 18.75 18.75], 'FaceColor',[0 0 0]);
rectangle('Position',[225 -543.75 18.75 18.75], 'FaceColor',[0 0 0]);
rectangle('Position',[243.75 -543.75 18.75 18.75], 'FaceColor',[0 0 0]);
rectangle('Position',[225 -562.5 18.75 18.75], 'FaceColor',[1 1 1]);
rectangle('Position',[243.75 -562.5 18.75 18.75], 'FaceColor',[1 1 1]);
rectangle('Position',[262.5 -543.75 18.75 18.75], 'FaceColor',[0 0 0]);
rectangle('Position',[281.25 -543.75 18.75 18.75], 'FaceColor',[1 1 1]);
rectangle('Position',[262.5 -562.5 18.75 18.75], 'FaceColor',[1 1 1]);
rectangle('Position',[281.25 -562.5 18.75 18.75], 'FaceColor',[1 1 1]);
rectangle('Position',[225 -581.25 18.75 18.75], 'FaceColor',[1 1 1]);
rectangle('Position',[243.75 -581.25 18.75 18.75], 'FaceColor',[1 1 1]);
rectangle('Position',[225 -600 18.75 18.75], 'FaceColor',[0 0 0]);
rectangle('Position',[243.75 -600 18.75 18.75], 'FaceColor',[0 0 0]);
rectangle('Position',[262.5 -581.25 18.75 18.75], 'FaceColor',[1 1 1]);
rectangle('Position',[281.25 -581.25 18.75 18.75], 'FaceColor',[1 1 1]);
rectangle('Position',[262.5 -600 18.75 18.75], 'FaceColor',[0 0 0]);
rectangle('Position',[281.25 -600 18.75 18.75], 'FaceColor',[0 0 0]);
rectangle('Position',[337.5 -318.75 18.75 18.75], 'FaceColor',[0 0 0]);
rectangle('Position',[356.25 -318.75 18.75 18.75], 'FaceColor',[0 0 0]);
rectangle('Position',[337.5 -337.5 18.75 18.75], 'FaceColor',[0 0 0]);
rectangle('Position',[356.25 -337.5 18.75 18.75], 'FaceColor',[1 1 1]);
rectangle('Position',[337.5 -356.25 18.75 18.75], 'FaceColor',[0 0 0]);
rectangle('Position',[356.25 -356.25 18.75 18.75], 'FaceColor',[1 1 1]);
rectangle('Position',[337.5 -375 18.75 18.75], 'FaceColor',[0 0 0]);
rectangle('Position',[356.25 -375 18.75 18.75], 'FaceColor',[1 1 1]);
rectangle('Position',[375 -318.75 18.75 18.75], 'FaceColor',[0 0 0]);
rectangle('Position',[393.75 -318.75 18.75 18.75], 'FaceColor',[1 1 1]);
rectangle('Position',[375 -337.5 18.75 18.75], 'FaceColor',[1 1 1]);
rectangle('Position',[393.75 -337.5 18.75 18.75], 'FaceColor',[1 1 1]);
rectangle('Position',[300 -393.75 18.75 18.75], 'FaceColor',[0 0 0]);
rectangle('Position',[318.75 -393.75 18.75 18.75], 'FaceColor',[0 0 0]);
rectangle('Position',[300 -412.5 18.75 18.75], 'FaceColor',[1 1 1]);
rectangle('Position',[318.75 -412.5 18.75 18.75], 'FaceColor',[1 1 1]);
rectangle('Position',[337.5 -393.75 18.75 18.75], 'FaceColor',[0 0 0]);
rectangle('Position',[356.25 -393.75 18.75 18.75], 'FaceColor',[1 1 1]);
rectangle('Position',[337.5 -412.5 18.75 18.75], 'FaceColor',[1 1 1]);
rectangle('Position',[356.25 -412.5 18.75 18.75], 'FaceColor',[1 1 1]);
rectangle('Position',[525 -318.75 18.75 18.75], 'FaceColor',[1 1 1]);
rectangle('Position',[543.75 -318.75 18.75 18.75], 'FaceColor',[0 0 0]);
rectangle('Position',[525 -337.5 18.75 18.75], 'FaceColor',[1 1 1]);
rectangle('Position',[543.75 -337.5 18.75 18.75], 'FaceColor',[0 0 0]);
rectangle('Position',[562.5 -356.25 18.75 18.75], 'FaceColor',[1 1 1]);
rectangle('Position',[581.25 -356.25 18.75 18.75], 'FaceColor',[0 0 0]);
rectangle('Position',[562.5 -375 18.75 18.75], 'FaceColor',[1 1 1]);
rectangle('Position',[581.25 -375 18.75 18.75], 'FaceColor',[0 0 0]);
rectangle('Position',[562.5 -393.75 18.75 18.75], 'FaceColor',[1 1 1]);
rectangle('Position',[581.25 -393.75 18.75 18.75], 'FaceColor',[0 0 0]);
rectangle('Position',[562.5 -412.5 18.75 18.75], 'FaceColor',[1 1 1]);
rectangle('Position',[581.25 -412.5 18.75 18.75], 'FaceColor',[0 0 0]);
rectangle('Position',[300 -468.75 18.75 18.75], 'FaceColor',[0 0 0]);
rectangle('Position',[318.75 -468.75 18.75 18.75], 'FaceColor',[0 0 0]);
rectangle('Position',[300 -487.5 18.75 18.75], 'FaceColor',[1 1 1]);
rectangle('Position',[318.75 -487.5 18.75 18.75], 'FaceColor',[0 0 0]);
rectangle('Position',[300 -506.25 18.75 18.75], 'FaceColor',[1 1 1]);
rectangle('Position',[318.75 -506.25 18.75 18.75], 'FaceColor',[0 0 0]);
rectangle('Position',[300 -525 18.75 18.75], 'FaceColor',[1 1 1]);
rectangle('Position',[318.75 -525 18.75 18.75], 'FaceColor',[0 0 0]);
rectangle('Position',[375 -506.25 18.75 18.75], 'FaceColor',[1 1 1]);
rectangle('Position',[393.75 -506.25 18.75 18.75], 'FaceColor',[1 1 1]);
rectangle('Position',[375 -525 18.75 18.75], 'FaceColor',[0 0 0]);
rectangle('Position',[393.75 -525 18.75 18.75], 'FaceColor',[0 0 0]);
rectangle('Position',[412.5 -506.25 18.75 18.75], 'FaceColor',[1 1 1]);
rectangle('Position',[431.25 -506.25 18.75 18.75], 'FaceColor',[1 1 1]);
rectangle('Position',[412.5 -525 18.75 18.75], 'FaceColor',[0 0 0]);
rectangle('Position',[431.25 -525 18.75 18.75], 'FaceColor',[1 1 1]);
rectangle('Position',[300 -543.75 18.75 18.75], 'FaceColor',[1 1 1]);
rectangle('Position',[318.75 -543.75 18.75 18.75], 'FaceColor',[0 0 0]);
rectangle('Position',[300 -562.5 18.75 18.75], 'FaceColor',[1 1 1]);
rectangle('Position',[318.75 -562.5 18.75 18.75], 'FaceColor',[0 0 0]);
rectangle('Position',[300 -581.25 18.75 18.75], 'FaceColor',[1 1 1]);
rectangle('Position',[318.75 -581.25 18.75 18.75], 'FaceColor',[0 0 0]);
rectangle('Position',[300 -600 18.75 18.75], 'FaceColor',[0 0 0]);
rectangle('Position',[318.75 -600 18.75 18.75], 'FaceColor',[0 0 0]);
rectangle('Position',[375 -543.75 18.75 18.75], 'FaceColor',[0 0 0]);
rectangle('Position',[393.75 -543.75 18.75 18.75], 'FaceColor',[0 0 0]);
rectangle('Position',[375 -562.5 18.75 18.75], 'FaceColor',[1 1 1]);
rectangle('Position',[393.75 -562.5 18.75 18.75], 'FaceColor',[1 1 1]);
rectangle('Position',[412.5 -543.75 18.75 18.75], 'FaceColor',[0 0 0]);
rectangle('Position',[431.25 -543.75 18.75 18.75], 'FaceColor',[1 1 1]);
rectangle('Position',[412.5 -562.5 18.75 18.75], 'FaceColor',[1 1 1]);
rectangle('Position',[431.25 -562.5 18.75 18.75], 'FaceColor',[1 1 1]);
rectangle('Position',[375 -581.25 18.75 18.75], 'FaceColor',[1 1 1]);
rectangle('Position',[393.75 -581.25 18.75 18.75], 'FaceColor',[1 1 1]);
rectangle('Position',[375 -600 18.75 18.75], 'FaceColor',[0 0 0]);
rectangle('Position',[393.75 -600 18.75 18.75], 'FaceColor',[0 0 0]);
rectangle('Position',[412.5 -581.25 18.75 18.75], 'FaceColor',[1 1 1]);
rectangle('Position',[431.25 -581.25 18.75 18.75], 'FaceColor',[1 1 1]);
rectangle('Position',[412.5 -600 18.75 18.75], 'FaceColor',[0 0 0]);
rectangle('Position',[431.25 -600 18.75 18.75], 'FaceColor',[0 0 0]);
rectangle('Position',[450 -468.75 18.75 18.75], 'FaceColor',[0 0 0]);
rectangle('Position',[468.75 -468.75 18.75 18.75], 'FaceColor',[0 0 0]);
rectangle('Position',[450 -487.5 18.75 18.75], 'FaceColor',[1 1 1]);
rectangle('Position',[468.75 -487.5 18.75 18.75], 'FaceColor',[1 1 1]);
rectangle('Position',[525 -468.75 18.75 18.75], 'FaceColor',[0 0 0]);
rectangle('Position',[543.75 -468.75 18.75 18.75], 'FaceColor',[0 0 0]);
rectangle('Position',[525 -487.5 18.75 18.75], 'FaceColor',[1 1 1]);
rectangle('Position',[543.75 -487.5 18.75 18.75], 'FaceColor',[1 1 1]);
rectangle('Position',[562.5 -468.75 18.75 18.75], 'FaceColor',[0 0 0]);
rectangle('Position',[581.25 -468.75 18.75 18.75], 'FaceColor',[0 0 0]);
rectangle('Position',[562.5 -487.5 18.75 18.75], 'FaceColor',[1 1 1]);
rectangle('Position',[581.25 -487.5 18.75 18.75], 'FaceColor',[0 0 0]);
rectangle('Position',[562.5 -506.25 18.75 18.75], 'FaceColor',[1 1 1]);
rectangle('Position',[581.25 -506.25 18.75 18.75], 'FaceColor',[0 0 0]);
rectangle('Position',[562.5 -525 18.75 18.75], 'FaceColor',[1 1 1]);
rectangle('Position',[581.25 -525 18.75 18.75], 'FaceColor',[0 0 0]);
rectangle('Position',[487.5 -543.75 18.75 18.75], 'FaceColor',[0 0 0]);
rectangle('Position',[506.25 -543.75 18.75 18.75], 'FaceColor',[0 0 0]);
rectangle('Position',[487.5 -562.5 18.75 18.75], 'FaceColor',[1 1 1]);
rectangle('Position',[506.25 -562.5 18.75 18.75], 'FaceColor',[1 1 1]);
rectangle('Position',[450 -581.25 18.75 18.75], 'FaceColor',[1 1 1]);
rectangle('Position',[468.75 -581.25 18.75 18.75], 'FaceColor',[1 1 1]);
rectangle('Position',[450 -600 18.75 18.75], 'FaceColor',[0 0 0]);
rectangle('Position',[468.75 -600 18.75 18.75], 'FaceColor',[0 0 0]);
rectangle('Position',[487.5 -581.25 18.75 18.75], 'FaceColor',[1 1 1]);
rectangle('Position',[506.25 -581.25 18.75 18.75], 'FaceColor',[1 1 1]);
rectangle('Position',[487.5 -600 18.75 18.75], 'FaceColor',[0 0 0]);
rectangle('Position',[506.25 -600 18.75 18.75], 'FaceColor',[0 0 0]);
rectangle('Position',[562.5 -543.75 18.75 18.75], 'FaceColor',[1 1 1]);
rectangle('Position',[581.25 -543.75 18.75 18.75], 'FaceColor',[0 0 0]);
rectangle('Position',[562.5 -562.5 18.75 18.75], 'FaceColor',[1 1 1]);
rectangle('Position',[581.25 -562.5 18.75 18.75], 'FaceColor',[0 0 0]);
rectangle('Position',[525 -581.25 18.75 18.75], 'FaceColor',[1 1 1]);
rectangle('Position',[543.75 -581.25 18.75 18.75], 'FaceColor',[1 1 1]);
rectangle('Position',[525 -600 18.75 18.75], 'FaceColor',[0 0 0]);
rectangle('Position',[543.75 -600 18.75 18.75], 'FaceColor',[0 0 0]);
rectangle('Position',[562.5 -581.25 18.75 18.75], 'FaceColor',[1 1 1]);
rectangle('Position',[581.25 -581.25 18.75 18.75], 'FaceColor',[0 0 0]);
rectangle('Position',[562.5 -600 18.75 18.75], 'FaceColor',[0 0 0]);
rectangle('Position',[581.25 -600 18.75 18.75], 'FaceColor',[0 0 0]);
X=[560,543.75,543.75,515.625,496.875,478.125,459.375,459.375,478.125,496.875,515.625,515.625,515.625,496.875,468.75,431.25,393.75,365.625,346.875,328.125,309.375,281.25,243.75,206.25,178.125,178.125,168.75,131.25,103.125,84.375,65.625,46.875,46.875,65.625,65.625,65.625,65.625,65.625,56.25,46.875,46.875,56.25,40];
Y=[-40,-56.25,-93.75,-121.875,-121.875,-121.875,-140.625,-159.375,-178.125,-178.125,-196.875,-215.625,-234.375,-253.125,-281.25,-318.75,-356.25,-384.375,-403.125,-403.125,-403.125,-393.75,-356.25,-318.75,-290.625,-271.875,-243.75,-243.75,-271.875,-290.625,-309.375,-328.125,-346.875,-365.625,-384.375,-403.125,-421.875,-440.625,-468.75,-496.875,-515.625,-543.75,-560];
hold on;
plot(X,Y,'r');
legend('1200.1','Location','southoutside');
